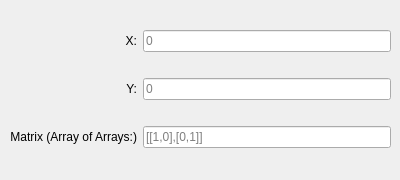
   <widget class="QWidget" name="Matrix">
    <widget class="QWidget" name="gridLayoutWidget_9">
     <property name="geometry">
      <rect>
       <x>10</x>
       <y>10</y>
       <width>381</width>
       <height>161</height>
      </rect>
     </property>
     <layout class="QGridLayout" name="gridMatrix">
      <item row="2" column="1">
       <widget class="QLineEdit" name="Matrix_y">
        <property name="alignment">
         <set>Qt::AlignLeading|Qt::AlignLeft|Qt::AlignVCenter</set>
        </property>
        <property name="placeholderText">
         <string>0</string>
        </property>
       </widget>
      </item>
      <item row="3" column="1">
       <widget class="QLineEdit" name="Matrix_matrix">
        <property name="alignment">
         <set>Qt::AlignLeading|Qt::AlignLeft|Qt::AlignVCenter</set>
        </property>
        <property name="placeholderText">
         <string>[[1,0],[0,1]]</string>
        </property>
       </widget>
      </item>
      <item row="1" column="1">
       <widget class="QLineEdit" name="Matrix_x">
        <property name="alignment">
         <set>Qt::AlignLeading|Qt::AlignLeft|Qt::AlignVCenter</set>
        </property>
        <property name="placeholderText">
         <string>0</string>
        </property>
       </widget>
      </item>
      <item row="1" column="0">
       <widget class="QLabel" name="label_30">
        <property name="text">
         <string>X:</string>
        </property>
        <property name="alignment">
         <set>Qt::AlignRight|Qt::AlignTrailing|Qt::AlignVCenter</set>
        </property>
       </widget>
      </item>
      <item row="2" column="0">
       <widget class="QLabel" name="label_31">
        <property name="text">
         <string>Y:</string>
        </property>
        <property name="alignment">
         <set>Qt::AlignRight|Qt::AlignTrailing|Qt::AlignVCenter</set>
        </property>
       </widget>
      </item>
      <item row="3" column="0">
       <widget class="QLabel" name="label_32">
        <property name="text">
         <string>Matrix (Array of Arrays:)</string>
        </property>
        <property name="alignment">
         <set>Qt::AlignRight|Qt::AlignTrailing|Qt::AlignVCenter</set>
        </property>
       </widget>
      </item>
     </layout>
    </widget>
   </widget>
